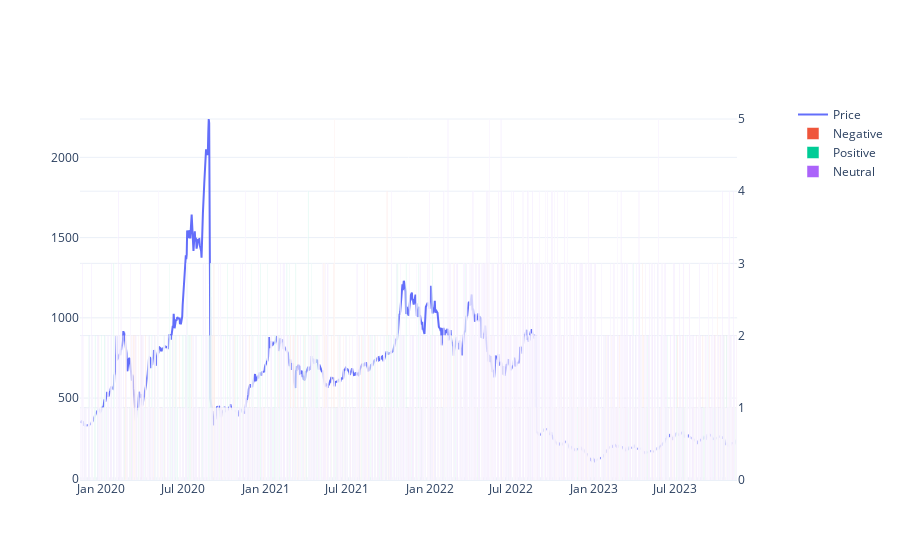

This figure's notebook cell:
### Code cell
def plot_close_news(data):
    linePlot = make_subplots(specs=[[{"secondary_y": True}]])

    linePlot.add_trace(
        go.Scatter(x=data.index, y=data["close"], name="Price"), secondary_y=False
    )

    linePlot.add_trace(
        go.Bar(x=data.index, y=data["negative"], name="Negative"), secondary_y=True
    )

    linePlot.add_trace(
        go.Bar(x=data.index, y=data["positive"], name="Positive"), secondary_y=True
    )

    linePlot.add_trace(
        go.Bar(x=data.index, y=data["neutral"], name="Neutral"), secondary_y=True
    )

    # linePlot.update_traces(marker_line_width=0, selector=dict(type="bar"))

    linePlot.update_layout(
        bargap=0,
        bargroupgap=0,
    )

    linePlot.show()


plot_close_news(dataTSLA)

### Figure 1 — Plotly figure (JSON) as saved in the notebook; plotly's stock layout.template omitted (floating-point values rounded to 4 significant figures; data arrays with more than 128 entries replaced by an {"elided": "..."} marker saying what was removed)
{"data": [{"name": "Price", "type": "scatter", "x": {"elided": "1007 str values"}, "xaxis": "x", "y": {"elided": "1007 float values"}, "yaxis": "y"}, {"name": "Negative", "type": "bar", "x": {"elided": "1007 str values"}, "xaxis": "x", "y": {"elided": "1007 int values"}, "yaxis": "y2"}, {"name": "Positive", "type": "bar", "x": {"elided": "1007 str values"}, "xaxis": "x", "y": {"elided": "1007 int values"}, "yaxis": "y2"}, {"name": "Neutral", "type": "bar", "x": {"elided": "1007 str values"}, "xaxis": "x", "y": {"elided": "1007 int values"}, "yaxis": "y2"}], "layout": {"bargap": 0, "bargroupgap": 0, "xaxis": {"anchor": "y", "domain": [0, 0.94]}, "yaxis": {"anchor": "x", "domain": [0, 1]}, "yaxis2": {"anchor": "x", "overlaying": "y", "side": "right"}}}
